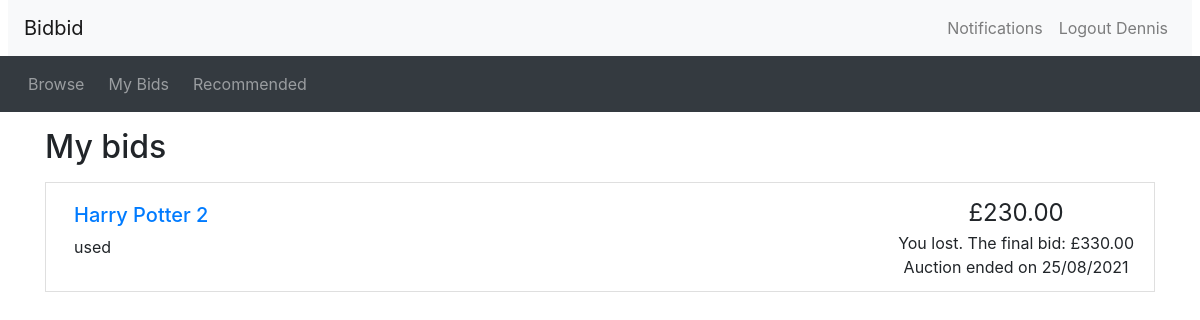
Screenshot of /mybids.php (signed in) with the database file from the repository.
### tables this page shows
CREATE TABLE `items` (
  `item_id` int(11) NOT NULL AUTO_INCREMENT,
  `item_name` varchar(255) NOT NULL,
  `item_description` varchar(255) NOT NULL,
  `category_id` int(11) NOT NULL,
  `seller_id` int(11) NOT NULL,
  `minimum_bid` decimal(13,2) NOT NULL DEFAULT '1.00',
  `starting_price` decimal(13,2) NOT NULL DEFAULT '0.00',
  `reserve_price` decimal(13,2) NOT NULL DEFAULT '0.00',
  `auction_start_datetime` datetime NOT NULL,
  `auction_end_datetime` datetime NOT NULL,
  `auction_end_notified` tinyint(1) NOT NULL DEFAULT '0',
  PRIMARY KEY (`item_id`),
  KEY `fk_item_seller` (`seller_id`),
  KEY `fk_item_category` (`category_id`),
  KEY `auction_start_datetime` (`auction_start_datetime`,`auction_end_datetime`),
  CONSTRAINT `fk_item_category` FOREIGN KEY (`category_id`) REFERENCES `categories` (`category_id`) ON UPDATE CASCADE,
  CONSTRAINT `fk_item_seller` FOREIGN KEY (`seller_id`) REFERENCES `users` (`user_id`) ON DELETE CASCADE ON UPDATE CASCADE
);

### mybids.php (the view, shortened to what this page needs)
<?php include_once("header.php") ?>
    <div class="container">
    <h2 class="my-3">My bids</h2>
<?php
function print_mybids_li($item_id, $title, $desc, $user_top_bid_price, $item_top_bid_price, $end_time, $is_winning, $is_winner)
{
    if (strlen($desc) > 250) {
        $desc_shortened = substr($desc, 0, 250) . '...';
    }
    else {
        $desc_shortened = $desc;
    }
    if (!is_null($is_winner)) {
        $time_remaining = 'Auction ended on ' . date('d/m/Y', date_timestamp_get($end_time));
        if ($is_winner == '1') {
            $bid_status = 'Congrats! You won the auction.';
        }
        else if ($is_winner == '0') {
            $bid_status = 'You lost. The final bid: £' . number_format($item_top_bid_price, 2);
        }
    }
    echo('
      <li class="list-group-item d-flex justify-content-between">
      <div class="p-2 mr-5"><h5><a href="listing.php?item_id=' . $item_id . '">' . $title . '</a></h5>' . $desc_shortened . '</div>
      <div class="text-center text-nowrap"><span style="font-size: 1.5em">£' . number_format($user_top_bid_price, 2) . '</span><br/>' . $bid_status . '<br/>' . $time_remaining . '</div>
      </li>'
    );
}
if (!isset($_SESSION['account_type']) || $_SESSION['account_type'] != 'buyer') {
    header('Location: browse.php');
}else{
    $user_id=$_SESSION['user_id'];
}
$mysqli = get_connection();
$query = '
    SELECT items.item_id,
           item_name,
           item_description,
           user_top_bid_price,
           item_top_bid_price,
           user_top_bid_price = item_top_bid_price AS is_winning,
           IF(auction_end_datetime < NOW(), IF(user_top_bid_price = item_top_bid_price
              AND user_top_bid_price >= items.reserve_price, 1, 0),
              NULL) AS is_winner,
           auction_end_datetime
    FROM items
        JOIN (SELECT item_id, buyer_id, MAX(bid_price) AS user_top_bid_price
            FROM bids GROUP BY item_id, buyer_id) AS user_top_bid
            ON items.item_id = user_top_bid.item_id
        JOIN (SELECT item_id, MAX(bid_price) AS item_top_bid_price FROM bids GROUP BY item_id) AS item_top_bid
            ON items.item_id = item_top_bid.item_id
    WHERE user_top_bid.buyer_id = ?
    ';
$stmt = $mysqli->prepare($query);
$stmt->bind_param('i', $user_id);
$stmt->execute();
$result = $stmt->get_result();
while ($row = mysqli_fetch_array($result)) {
    $item_id = $row['item_id'];
    $title = $row['item_name'];
    $description = $row['item_description'];
    $user_top_bid_price = $row['user_top_bid_price'];
    $item_top_bid_price = $row['item_top_bid_price'];
    $end_date = date_create_from_format('Y-m-d H:i:s', $row['auction_end_datetime']);
    $is_winning = $row['is_winning'];
    $is_winner = $row['is_winner'];
    print_mybids_li($item_id, $title, $description, $user_top_bid_price, $item_top_bid_price, $end_date, $is_winning, $is_winner);
}
?>
<?php include_once("footer.php") ?>

### rows the page displays
items: item_name "Harry Potter 2", item_description "used", user_top_bid_price "230.00", bid_status "You lost. The final bid: £330.00"

### other values shown
$_SESSION['firstname'] "Dennis"
